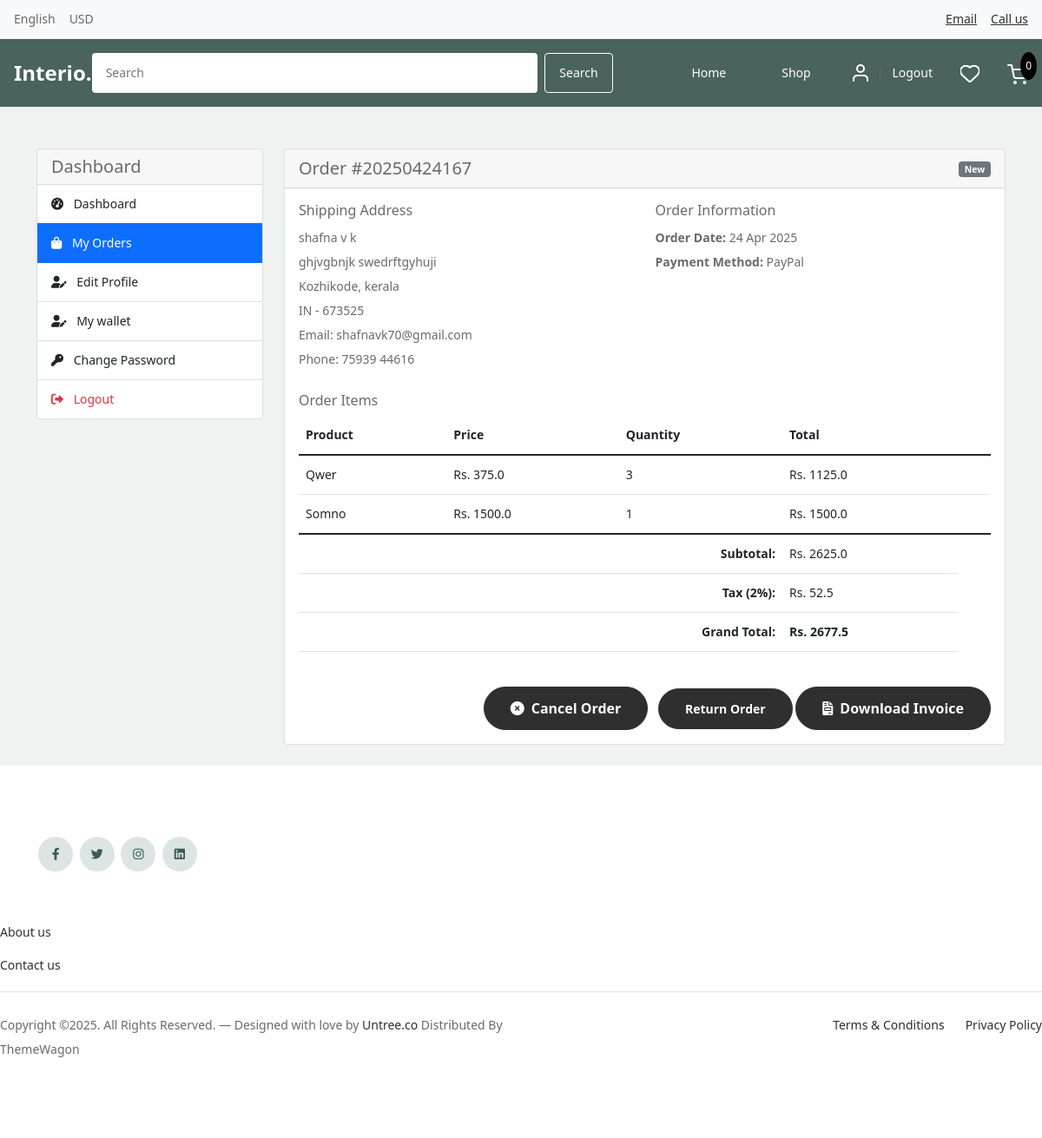
The page /accounts/order_detail/167/ (signed in) on the database its author committed.
### orders/models.py (models this page shows, shortened)
class Order(models.Model):
    STATUS = (
        ('New', 'New'),
        ('Processing', 'Processing'),
        ('Shipped', 'Shipped'),
        ('Delivered', 'Delivered'),
        ('Cancelled', 'Cancelled'),
        ('Refunded', 'Refunded'),
    )
    PAYMENT_METHOD = (
        ('COD', 'COD'),
        ('Razorpay', 'Razorpay'),
        ('Wallet', 'Wallet'),
        ('PayPal', 'Paypal'),
    )
    user = models.ForeignKey(Account, on_delete=models.SET_NULL, null=True)
    order_number = models.CharField(max_length=20)
    first_name = models.CharField(max_length=50)
    last_name = models.CharField(max_length=50)
    phone = models.CharField(max_length=15)
    email = models.EmailField(max_length=50)
    address_line_1 = models.CharField(max_length=100)
    address_line_2 = models.CharField(max_length=100, blank=True)
    city = models.CharField(max_length=50)
    state = models.CharField(max_length=50)
    country = models.CharField(max_length=50)
    pincode = models.CharField(max_length=10)
    order_note = models.CharField(max_length=100, blank=True)
    order_total = models.FloatField()
    tax = models.FloatField()
    status = models.CharField(max_length=10, choices=STATUS, default='New')
    ip = models.CharField(blank=True, max_length=20)
    is_ordered = models.BooleanField(default=False)
    payment_method = models.CharField(max_length=20, choices=PAYMENT_METHOD, default='COD')
    created_at = models.DateTimeField(auto_now_add=True)
    updated_at = models.DateTimeField(auto_now=True)
    coupon = models.ForeignKey(Coupon, null=True, blank=True, on_delete=models.SET_NULL)
    discount_amount = models.FloatField(default=0)
    product_discount = models.FloatField(default=0)
    delivery_charge = models.FloatField(default=0)
    estimated_delivery_date = models.DateField(null=True, blank=True)
    tracking_number = models.CharField(max_length=50, blank=True, null=True)
    carrier = models.CharField(max_length=50, blank=True, null=True)
    refund_status = models.CharField(max_length=20, choices=(
        ('Not Requested', 'Not Requested'),
        ('Pending', 'Pending'),
        ('Approved', 'Approved'),
        ('Rejected', 'Rejected'),
        ('Completed', 'Completed'),
    ), default='Not Requested')
    refund_reason = models.TextField(blank=True, null=True)
    refunded_at = models.DateTimeField(null=True, blank=True)
    def full_name(self):
        return f'{self.first_name} {self.last_name}'
    def full_address(self):
        return f'{self.address_line_1} {self.address_line_2}'

class OrderProduct(models.Model):
    order = models.ForeignKey(Order, on_delete=models.CASCADE)
    user = models.ForeignKey(Account, on_delete=models.CASCADE)
    product = models.ForeignKey(Product, on_delete=models.CASCADE)
    quantity = models.IntegerField()
    product_price = models.FloatField()
    original_price = models.FloatField(default=0)
    ordered = models.BooleanField(default=False)
    created_at = models.DateTimeField(auto_now_add=True)
    updated_at = models.DateTimeField(auto_now=True)

### store/models.py (models this page shows, shortened)
class Product(models.Model):
    product_name = models.CharField(max_length=100, unique=True)
    slug = models.SlugField(max_length=100, unique=True)
    description = models.TextField(max_length=500, blank=True)
    specifications = models.TextField(max_length=500, blank=True)
    price = models.IntegerField()
    stock = models.IntegerField()
    is_available = models.BooleanField(default=True)
    category = models.ForeignKey('category.Category', on_delete=models.CASCADE)
    created_date = models.DateTimeField(auto_now_add=True)
    modified_date = models.DateTimeField(auto_now=True)
    is_deleted = models.BooleanField(default=False)
    deleted_at = models.DateTimeField(null=True, blank=True)
    class Meta:
        ordering = ['-created_date']
        indexes = [
            models.Index(fields=['is_deleted']),
            models.Index(fields=['is_available']),
        ]

### accounts/views.py (the view)
# urls.py: path('order_detail/<int:order_id>/', views.order_detail, name='order_detail'),
@login_required(login_url='login')
def order_detail(request, order_id):
    order = get_object_or_404(Order, id=order_id, user=request.user)
    ordered_products = OrderProduct.objects.filter(order=order)
    context = {
        'order': order,
        'ordered_products': ordered_products,
    }
    return render(request, 'accounts/order_detail.html', context)

### carts/context_processors.py (called while the page is built)
def counter(request):
    cart_count = 0
    if 'admin' in request.path:
        return {}
    else:
        try:
            cart = Cart.objects.get(cart_id=_cart_id(request))
            cart_items = CartItem.objects.filter(cart=cart, is_active=True)
            for cart_item in cart_items:
                cart_count += cart_item.quantity
        except Cart.DoesNotExist:
            cart_count = 0
    return dict(cart_count=cart_count)

### carts/views.py (called while the page is built)
def _cart_id(request):
    cart = request.session.session_key
    if not cart:
        cart = request.session.create()
    return cart

### category/context_processors.py (called while the page is built)
def menu_links(request):
    links = Category.objects.all()
    return dict(links=links)

### orders/templatetags/custom_filters.py (called while the page is built)
@register.filter
def multiply(value, arg):
    try:
        return float(value) * float(arg)
    except (ValueError, TypeError):
        return 0

@register.filter
def subtract(value, arg):
    try:
        return float(value) - float(arg)
    except (ValueError, TypeError):
        return 0

### templates/accounts/order_detail.html (shortened to what this page needs)
{% extends 'base.html' %}
{% load static %}
{% load custom_filters %}
{% block content %}
<div class="container mt-5">
    <div class="row">
        <div class="col-md-3">
            <div class="card">
                <div class="card-header">
                    <h5 class="mb-0">Dashboard</h5>
                </div>
                <div class="list-group list-group-flush">
                    <a href="{% url 'dashboard' %}" class="list-group-item list-group-item-action">
                        <i class="fas fa-tachometer-alt me-2"></i> Dashboard
                    </a>
                    <a href="{% url 'my_orders' %}" class="list-group-item list-group-item-action active">
                        <i class="fas fa-shopping-bag me-2"></i> My Orders
                    </a>
                    <a href="{% url 'edit_profile' %}" class="list-group-item list-group-item-action">
                        <i class="fas fa-user-edit me-2"></i> Edit Profile
                    </a>
                    <a href="{% url 'my_wallet' %}" class="list-group-item list-group-item-action">
                        <i class="fas fa-user-edit me-2"></i> My wallet
                    </a>
                    <a href="{% url 'change_password' %}" class="list-group-item list-group-item-action">
                        <i class="fas fa-key me-2"></i> Change Password
                    </a>
                    <a href="{% url 'logout' %}" class="list-group-item list-group-item-action text-danger">
                        <i class="fas fa-sign-out-alt me-2"></i> Logout
                    </a>
                </div>
            </div>
        </div>
        <div class="col-md-9">
            <div class="card mb-4">
                <div class="card-header">
                    <div class="d-flex justify-content-between align-items-center">
                        <h5 class="mb-0">Order #{{ order.order_number }}</h5>
                        <div class="order-status">
                            <span class="badge bg-secondary text-white">{{order.status}}</span>
                        </div>
                    </div>
                </div>
                <div class="card-body">
                    <div class="row mb-4">
                        <div class="col-md-6">
                            <h6>Shipping Address</h6>
                            <p class="mb-0">{{ order.full_name }}</p>
                            <p class="mb-0">{{ order.full_address }}</p>
                            <p class="mb-0">{{ order.city }}, {{ order.state }}</p>
                            <p class="mb-0">{{ order.country }} - {{ order.pincode }}</p>
                            <p class="mb-0">Email: {{ order.email }}</p>
                            <p class="mb-0">Phone: {{ order.phone }}</p>
                        </div>
                        <div class="col-md-6">
                            <h6>Order Information</h6>
                            <p class="mb-0"><strong>Order Date:</strong> {{ order.created_at|date:"d M Y" }}</p>
                            <p class="mb-0"><strong>Payment Method:</strong> {{ order.payment_method }}</p>
                        </div>
                    </div>
                    <h6>Order Items</h6>
                    <div class="table-responsive">
                        <table class="table">
                            <thead>
                                <tr>
                                    <th>Product</th>
                                    <th>Price</th>
                                    <th>Quantity</th>
                                    <th>Total</th>
                                </tr>
                            </thead>
                            <tbody>
                                {% for item in ordered_products %}
                                <tr>
                                    <td>{{ item.product.product_name }}</td>
                                    <td>Rs. {{ item.product_price }}</td>
                                    <td>{{ item.quantity }}</td>
                                    <td>Rs. {{ item.product_price|multiply:item.quantity }}</td>
                                    <td>
                                    </td>
                                </tr>
                                {% endfor %}
                            </tbody>
                            <tfoot>
                                <tr>
                                    <td colspan="3" class="text-end"><strong>Subtotal:</strong></td>
                                    <td>Rs. {{ order.order_total|subtract:order.tax }}</td>
                                </tr>
                                <tr>
                                    <td colspan="3" class="text-end"><strong>Tax (2%):</strong></td>
                                    <td>Rs. {{ order.tax }}</td>
                                </tr>
                                <tr>
                                    <td colspan="3" class="text-end"><strong>Grand Total:</strong></td>
                                    <td><strong>Rs. {{ order.order_total }}</strong></td>
                                </tr>
                            </tfoot>
                        </table>
                    </div>
                    <div class="text-end mt-4">
                        {% if order.status == 'Pending' or order.status == 'Processing' or order.status == 'New' %}
                            <button type="button" class="btn btn-danger me-2" data-bs-toggle="modal" data-bs-target="#cancelOrderModal">
                                <i class="fas fa-times-circle me-2"></i>Cancel Order
                            </button>
                        {% endif %}
                        {% if order.status == 'Delivered' or order.status == 'Shipped' or order.status == 'New' or order.status == 'Processing'%}
                            {% if order.refund_status == 'Not Requested' %}
                                <a href="{% url 'request_refund' order.id %}" class="btn btn-warning btn-sm">Return Order</a>
                            {% elif order.refund_status == 'Pending' %}
                                <span class="badge bg-info">Refund Requested</span>
                            {% elif order.refund_status == 'Approved' or order.refund_status == 'Completed' %}
                                <span class="badge bg-success">Refund Approved</span>
                            {% elif order.refund_status == 'Rejected' %}
                                <span class="badge bg-danger">Refund Rejected</span>
                            {% endif %}
                        {% endif %}
                        <a href="{% url 'adminn:download_invoice' order.id %}" class="btn btn-success">
                            <i class="fas fa-file-invoice me-2"></i>Download Invoice
                        </a>
                    </div>
                </div>
            </div>
        </div>
    </div>
</div>
{% endblock %}

### static/css/style.css (style rules this page uses)
body { overflow-x: hidden; position: relative; }
body { font-family: "Inter", sans-serif; font-weight: 400; line-height: 28px; color: #6a6a6a; font-size: 14px; background-color: #eff2f1; }
a { text-decoration: none; -webkit-transition: .3s all ease; -o-transition: .3s all ease; transition: .3s all ease; color: #2f2f2f; text-decoration: underline; }
.btn { font-weight: 600; padding: 12px 30px; border-radius: 30px; color: #ffffff; background: #2f2f2f; border-color: #2f2f2f; }

### templates/includes/header.html (style rules this page uses)
* { margin: 0; padding: 0; box-sizing: border-box; font-family: system-ui, -apple-system, BlinkMacSystemFont, 'Segoe UI', sans-serif; }

### rows shown on the page
Order: order_number "20250424167", status "New", full_name "shafna v k", full_address "ghjvgbnjk swedrftgyhuji", city "Kozhikode", state "kerala", country "IN", pincode "673525", email "shafnavk70@gmail.com", phone "75939 44616", created_at "24 Apr 2025", payment_method "PayPal", order_total|subtract "2625.0", tax "52.5", order_total "2677.5"
OrderProduct: product.product_name "Qwer", product_price "375.0", quantity "3", product_price|multiply "1125.0"
OrderProduct: product.product_name "Somno", product_price "1500.0", quantity "1", product_price|multiply "1500.0"

### other values the page prints
{{ cart_count }} "0"
